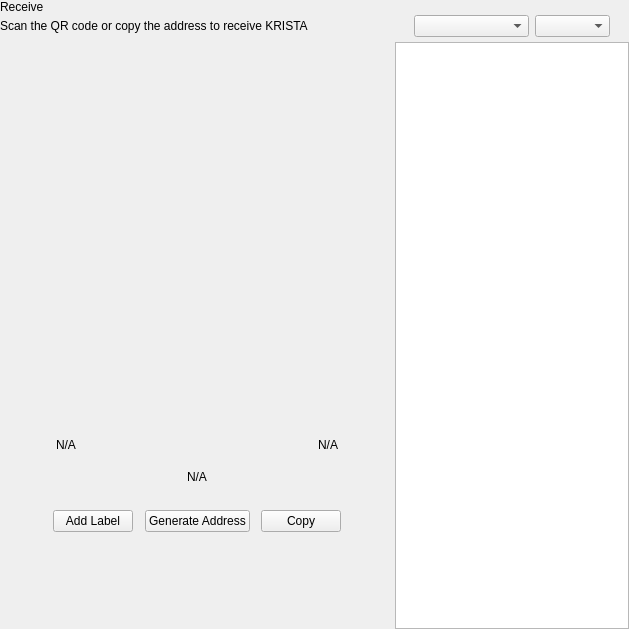
<?xml version="1.0" encoding="UTF-8"?>
<ui version="4.0">
 <class>ReceiveWidget</class>
 <widget class="QWidget" name="ReceiveWidget">
  <property name="geometry">
   <rect>
    <x>0</x>
    <y>0</y>
    <width>629</width>
    <height>629</height>
   </rect>
  </property>
  <property name="minimumSize">
   <size>
    <width>0</width>
    <height>0</height>
   </size>
  </property>
  <property name="windowTitle">
   <string>Form</string>
  </property>
  <layout class="QHBoxLayout" name="horizontalLayout_2" stretch="2,1">
   <property name="spacing">
    <number>0</number>
   </property>
   <property name="leftMargin">
    <number>0</number>
   </property>
   <property name="topMargin">
    <number>0</number>
   </property>
   <property name="rightMargin">
    <number>0</number>
   </property>
   <property name="bottomMargin">
    <number>0</number>
   </property>
   <item>
    <widget class="QWidget" name="left" native="true">
     <layout class="QVBoxLayout" name="verticalLayout_3">
      <property name="leftMargin">
       <number>0</number>
      </property>
      <property name="topMargin">
       <number>0</number>
      </property>
      <property name="rightMargin">
       <number>0</number>
      </property>
      <property name="bottomMargin">
       <number>0</number>
      </property>
      <item>
       <layout class="QVBoxLayout" name="verticalLayout_2">
        <property name="spacing">
         <number>0</number>
        </property>
        <property name="leftMargin">
         <number>0</number>
        </property>
        <item>
         <layout class="QHBoxLayout" name="horizontalLayout_3">
          <property name="spacing">
           <number>0</number>
          </property>
          <item>
           <layout class="QVBoxLayout" name="verticalLayout_4">
            <property name="spacing">
             <number>5</number>
            </property>
            <item>
             <widget class="QLabel" name="labelTitle">
              <property name="text">
               <string>Receive</string>
              </property>
             </widget>
            </item>
            <item alignment="Qt::AlignTop">
             <widget class="QLabel" name="labelSubtitle1">
              <property name="text">
               <string>Scan the QR code or copy the address to receive KRISTA</string>
              </property>
             </widget>
            </item>
           </layout>
          </item>
          <item>
           <spacer name="horizontalSpacer">
            <property name="orientation">
             <enum>Qt::Horizontal</enum>
            </property>
            <property name="sizeHint" stdset="0">
             <size>
              <width>40</width>
              <height>20</height>
             </size>
            </property>
           </spacer>
          </item>
         </layout>
        </item>
        <item>
         <spacer name="verticalSpacer_2">
          <property name="orientation">
           <enum>Qt::Vertical</enum>
          </property>
          <property name="sizeType">
           <enum>QSizePolicy::Expanding</enum>
          </property>
          <property name="sizeHint" stdset="0">
           <size>
            <width>20</width>
            <height>50</height>
           </size>
          </property>
         </spacer>
        </item>
        <item alignment="Qt::AlignHCenter">
         <widget class="QWidget" name="layoutQR" native="true">
          <property name="maximumSize">
           <size>
            <width>510</width>
            <height>16777215</height>
           </size>
          </property>
          <layout class="QVBoxLayout" name="verticalLayoutQr">
           <item>
            <spacer name="verticalSpacer11">
             <property name="orientation">
              <enum>Qt::Vertical</enum>
             </property>
             <property name="sizeType">
              <enum>QSizePolicy::Fixed</enum>
             </property>
             <property name="sizeHint" stdset="0">
              <size>
               <width>20</width>
               <height>20</height>
              </size>
             </property>
            </spacer>
           </item>
           <item alignment="Qt::AlignHCenter">
            <widget class="QLabel" name="labelQrImg">
             <property name="minimumSize">
              <size>
               <width>260</width>
               <height>260</height>
              </size>
             </property>
             <property name="maximumSize">
              <size>
               <width>260</width>
               <height>260</height>
              </size>
             </property>
             <property name="text">
              <string/>
             </property>
             <property name="alignment">
              <set>Qt::AlignCenter</set>
             </property>
            </widget>
           </item>
           <item>
            <spacer name="verticalSpacer_21">
             <property name="orientation">
              <enum>Qt::Vertical</enum>
             </property>
             <property name="sizeType">
              <enum>QSizePolicy::Fixed</enum>
             </property>
             <property name="sizeHint" stdset="0">
              <size>
               <width>20</width>
               <height>30</height>
              </size>
             </property>
            </spacer>
           </item>
           <item>
            <widget class="QWidget" name="widget" native="true">
             <property name="minimumSize">
              <size>
               <width>0</width>
               <height>0</height>
              </size>
             </property>
             <layout class="QHBoxLayout" name="horizontalLayout_5">
              <item>
               <widget class="QLabel" name="labelLabel">
                <property name="text">
                 <string notr="true">N/A</string>
                </property>
               </widget>
              </item>
              <item>
               <spacer name="horizontalSpacer_2">
                <property name="orientation">
                 <enum>Qt::Horizontal</enum>
                </property>
                <property name="sizeHint" stdset="0">
                 <size>
                  <width>141</width>
                  <height>20</height>
                 </size>
                </property>
               </spacer>
              </item>
              <item>
               <widget class="QLabel" name="labelDate">
                <property name="text">
                 <string notr="true">N/A</string>
                </property>
                <property name="alignment">
                 <set>Qt::AlignRight|Qt::AlignTrailing|Qt::AlignVCenter</set>
                </property>
               </widget>
              </item>
             </layout>
            </widget>
           </item>
           <item>
            <widget class="QLabel" name="labelAddress">
             <property name="sizePolicy">
              <sizepolicy hsizetype="Expanding" vsizetype="Preferred">
               <horstretch>0</horstretch>
               <verstretch>0</verstretch>
              </sizepolicy>
             </property>
             <property name="minimumSize">
              <size>
               <width>300</width>
               <height>0</height>
              </size>
             </property>
             <property name="text">
              <string notr="true">N/A</string>
             </property>
             <property name="alignment">
              <set>Qt::AlignCenter</set>
             </property>
            </widget>
           </item>
           <item>
            <spacer name="verticalSpacer_4">
             <property name="orientation">
              <enum>Qt::Vertical</enum>
             </property>
             <property name="sizeType">
              <enum>QSizePolicy::Fixed</enum>
             </property>
             <property name="sizeHint" stdset="0">
              <size>
               <width>20</width>
               <height>20</height>
              </size>
             </property>
            </spacer>
           </item>
           <item>
            <layout class="QHBoxLayout" name="horizontalLayout_4">
             <item alignment="Qt::AlignHCenter">
              <widget class="QPushButton" name="pushButtonLabel">
               <property name="focusPolicy">
                <enum>Qt::NoFocus</enum>
               </property>
               <property name="text">
                <string>Add Label</string>
               </property>
              </widget>
             </item>
             <item alignment="Qt::AlignHCenter">
              <widget class="QPushButton" name="pushButtonNewAddress">
               <property name="focusPolicy">
                <enum>Qt::NoFocus</enum>
               </property>
               <property name="text">
                <string>Generate Address</string>
               </property>
              </widget>
             </item>
             <item alignment="Qt::AlignHCenter">
              <widget class="QPushButton" name="pushButtonCopy">
               <property name="focusPolicy">
                <enum>Qt::NoFocus</enum>
               </property>
               <property name="text">
                <string>Copy</string>
               </property>
              </widget>
             </item>
            </layout>
           </item>
           <item>
            <spacer name="verticalSpacer_3">
             <property name="orientation">
              <enum>Qt::Vertical</enum>
             </property>
             <property name="sizeType">
              <enum>QSizePolicy::Expanding</enum>
             </property>
             <property name="sizeHint" stdset="0">
              <size>
               <width>20</width>
               <height>20</height>
              </size>
             </property>
            </spacer>
           </item>
          </layout>
         </widget>
        </item>
        <item>
         <spacer name="verticalSpacer">
          <property name="orientation">
           <enum>Qt::Vertical</enum>
          </property>
          <property name="sizeHint" stdset="0">
           <size>
            <width>20</width>
            <height>40</height>
           </size>
          </property>
         </spacer>
        </item>
       </layout>
      </item>
     </layout>
    </widget>
   </item>
   <item>
    <widget class="QWidget" name="right" native="true">
     <layout class="QVBoxLayout" name="verticalLayout_5">
      <property name="spacing">
       <number>0</number>
      </property>
      <property name="leftMargin">
       <number>1</number>
      </property>
      <property name="topMargin">
       <number>0</number>
      </property>
      <property name="rightMargin">
       <number>0</number>
      </property>
      <property name="bottomMargin">
       <number>0</number>
      </property>
      <item>
       <layout class="QVBoxLayout" name="container_right">
        <property name="spacing">
         <number>0</number>
        </property>
        <property name="leftMargin">
         <number>0</number>
        </property>
        <property name="rightMargin">
         <number>0</number>
        </property>
        <item>
         <layout class="QVBoxLayout" name="verticalLayout">
          <property name="spacing">
           <number>6</number>
          </property>
          <property name="leftMargin">
           <number>19</number>
          </property>
          <property name="rightMargin">
           <number>19</number>
          </property>
          <item>
           <widget class="OptionButton" name="btnRequest" native="true"/>
          </item>
          <item>
           <widget class="OptionButton" name="btnMyAddresses" native="true">
            <property name="sizePolicy">
             <sizepolicy hsizetype="Preferred" vsizetype="Minimum">
              <horstretch>0</horstretch>
              <verstretch>0</verstretch>
             </sizepolicy>
            </property>
           </widget>
          </item>
         </layout>
        </item>
        <item>
         <widget class="QWidget" name="sortWidget" native="true">
          <layout class="QHBoxLayout" name="horizontalLayout_6">
           <property name="leftMargin">
            <number>19</number>
           </property>
           <property name="rightMargin">
            <number>19</number>
           </property>
           <property name="bottomMargin">
            <number>5</number>
           </property>
           <item>
            <spacer name="horizontalSpacer_3">
             <property name="orientation">
              <enum>Qt::Horizontal</enum>
             </property>
             <property name="sizeHint" stdset="0">
              <size>
               <width>40</width>
               <height>20</height>
              </size>
             </property>
            </spacer>
           </item>
           <item>
            <widget class="QComboBox" name="comboBoxSort">
             <property name="sizePolicy">
              <sizepolicy hsizetype="Preferred" vsizetype="Fixed">
               <horstretch>0</horstretch>
               <verstretch>0</verstretch>
              </sizepolicy>
             </property>
             <property name="minimumSize">
              <size>
               <width>115</width>
               <height>0</height>
              </size>
             </property>
            </widget>
           </item>
           <item>
            <widget class="QComboBox" name="comboBoxSortOrder">
             <property name="sizePolicy">
              <sizepolicy hsizetype="Preferred" vsizetype="Fixed">
               <horstretch>0</horstretch>
               <verstretch>0</verstretch>
              </sizepolicy>
             </property>
             <property name="minimumSize">
              <size>
               <width>75</width>
               <height>0</height>
              </size>
             </property>
            </widget>
           </item>
          </layout>
         </widget>
        </item>
        <item>
         <widget class="QListView" name="listViewAddress"/>
        </item>
       </layout>
      </item>
     </layout>
    </widget>
   </item>
  </layout>
 </widget>
 <customwidgets>
  <customwidget>
   <class>OptionButton</class>
   <extends>QWidget</extends>
   <header>qt/pivx/optionbutton.h</header>
   <container>1</container>
  </customwidget>
 </customwidgets>
 <resources/>
 <connections/>
</ui>
